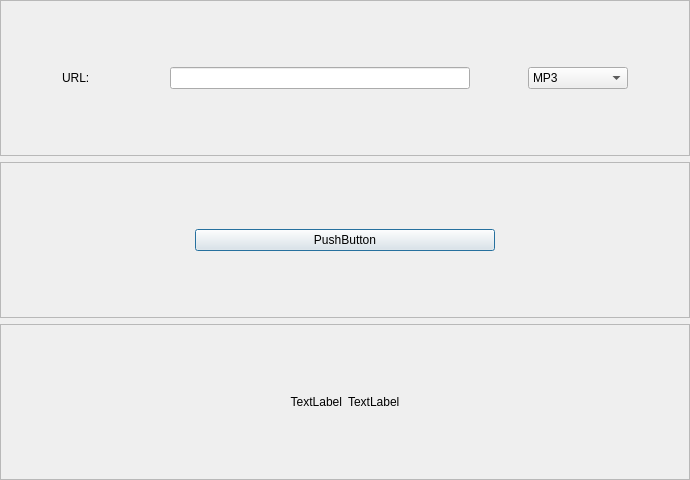
<?xml version="1.0" encoding="UTF-8"?>
<ui version="4.0">
 <class>Dialog</class>
 <widget class="QDialog" name="Dialog">
  <property name="geometry">
   <rect>
    <x>0</x>
    <y>0</y>
    <width>690</width>
    <height>480</height>
   </rect>
  </property>
  <property name="minimumSize">
   <size>
    <width>690</width>
    <height>480</height>
   </size>
  </property>
  <property name="windowTitle">
   <string>Dialog</string>
  </property>
  <layout class="QVBoxLayout" name="verticalLayout">
   <property name="leftMargin">
    <number>0</number>
   </property>
   <property name="topMargin">
    <number>0</number>
   </property>
   <property name="rightMargin">
    <number>0</number>
   </property>
   <property name="bottomMargin">
    <number>0</number>
   </property>
   <item>
    <widget class="QFrame" name="frame">
     <property name="frameShape">
      <enum>QFrame::StyledPanel</enum>
     </property>
     <property name="frameShadow">
      <enum>QFrame::Raised</enum>
     </property>
     <layout class="QHBoxLayout" name="horizontalLayout">
      <item>
       <widget class="QLabel" name="label_3">
        <property name="maximumSize">
         <size>
          <width>50</width>
          <height>16777215</height>
         </size>
        </property>
        <property name="text">
         <string>URL:</string>
        </property>
       </widget>
      </item>
      <item>
       <widget class="QLineEdit" name="lineEdit">
        <property name="maximumSize">
         <size>
          <width>300</width>
          <height>16777215</height>
         </size>
        </property>
       </widget>
      </item>
      <item>
       <widget class="QComboBox" name="comboBox">
        <property name="maximumSize">
         <size>
          <width>100</width>
          <height>16777215</height>
         </size>
        </property>
        <item>
         <property name="text">
          <string>MP3</string>
         </property>
        </item>
        <item>
         <property name="text">
          <string>MP4</string>
         </property>
        </item>
       </widget>
      </item>
     </layout>
    </widget>
   </item>
   <item>
    <widget class="QFrame" name="frame_3">
     <property name="frameShape">
      <enum>QFrame::StyledPanel</enum>
     </property>
     <property name="frameShadow">
      <enum>QFrame::Raised</enum>
     </property>
     <layout class="QHBoxLayout" name="horizontalLayout_2">
      <item>
       <widget class="QPushButton" name="pushButton">
        <property name="minimumSize">
         <size>
          <width>0</width>
          <height>0</height>
         </size>
        </property>
        <property name="maximumSize">
         <size>
          <width>300</width>
          <height>16777215</height>
         </size>
        </property>
        <property name="text">
         <string>PushButton</string>
        </property>
       </widget>
      </item>
     </layout>
    </widget>
   </item>
   <item>
    <widget class="QFrame" name="frame_2">
     <property name="frameShape">
      <enum>QFrame::StyledPanel</enum>
     </property>
     <property name="frameShadow">
      <enum>QFrame::Raised</enum>
     </property>
     <layout class="QHBoxLayout" name="horizontalLayout_3">
      <item>
       <widget class="QLabel" name="label">
        <property name="text">
         <string>TextLabel</string>
        </property>
        <property name="alignment">
         <set>Qt::AlignRight|Qt::AlignTrailing|Qt::AlignVCenter</set>
        </property>
       </widget>
      </item>
      <item>
       <widget class="QLabel" name="label_2">
        <property name="text">
         <string>TextLabel</string>
        </property>
       </widget>
      </item>
     </layout>
    </widget>
   </item>
  </layout>
 </widget>
 <resources/>
 <connections/>
</ui>
